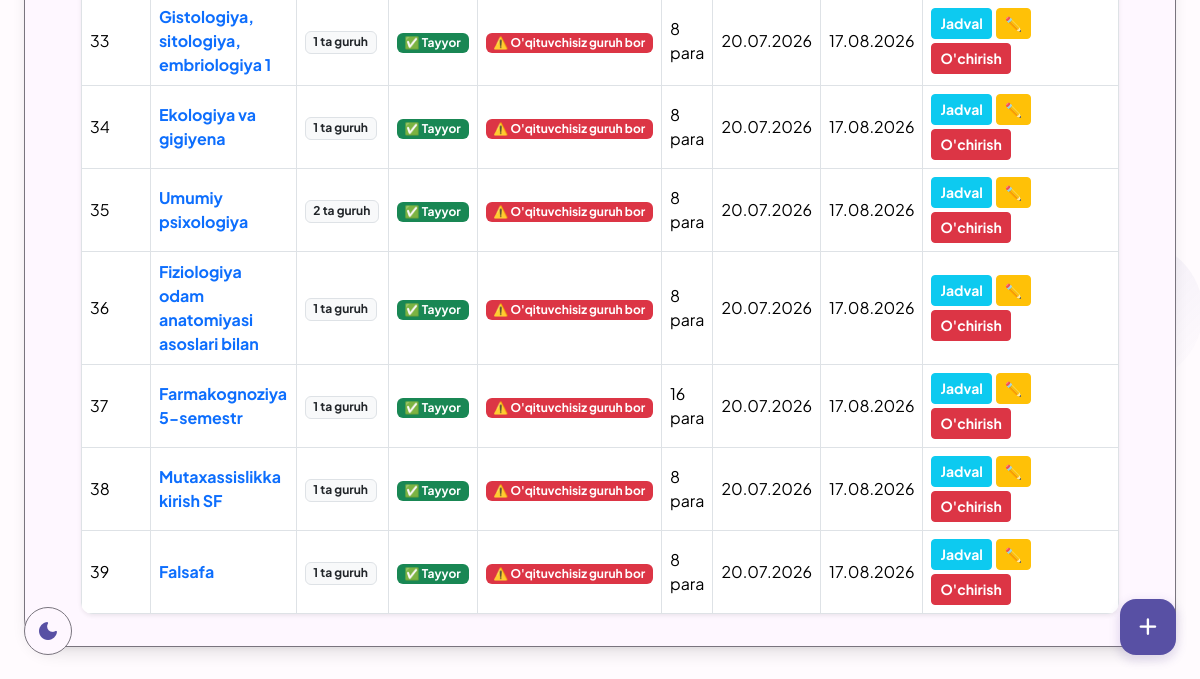
The app's page /raspisaniya/lesson/list/ (signed in, lower part), older data.
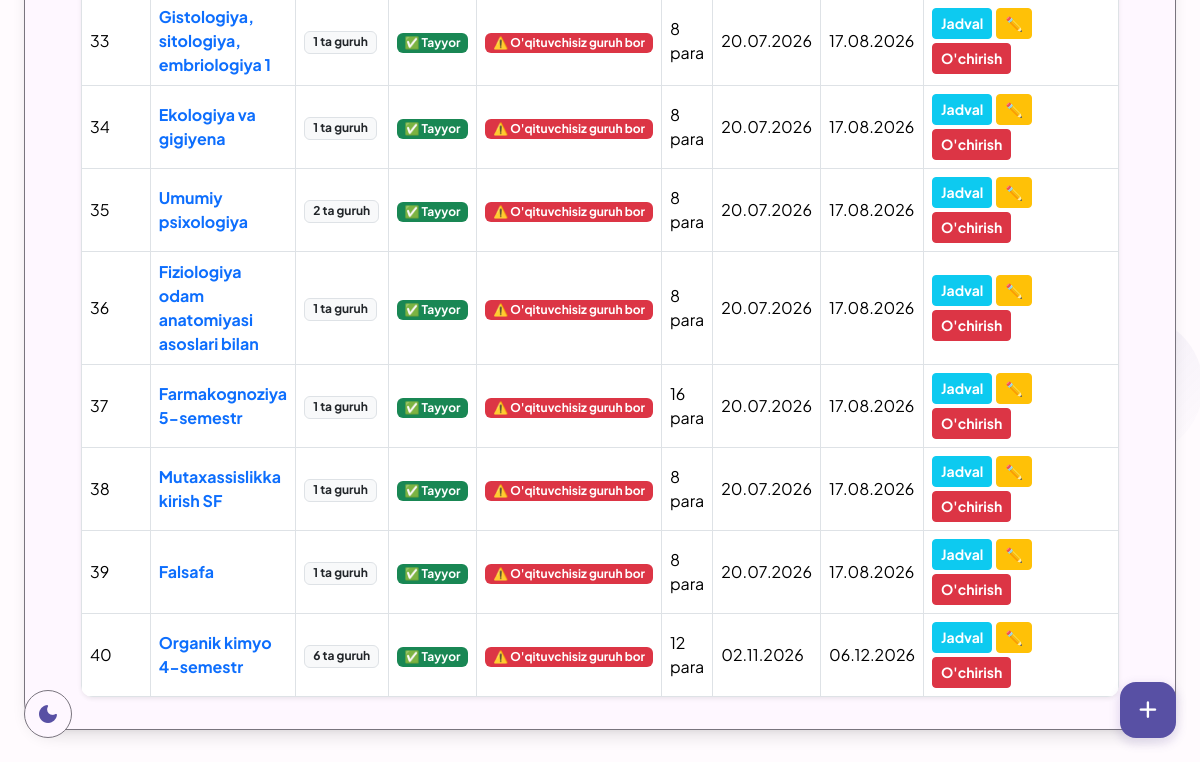
The same page, newer data.
### raspisaniya/models.py (models this page shows, shortened)
class Course(models.Model):
    subject = models.ForeignKey(Subject, on_delete=models.CASCADE)
    start_date = models.DateField()
    end_date = models.DateField()
    total_lessons = models.PositiveIntegerField()
    lessons_per_week = models.PositiveIntegerField()
    lesson_duration = models.PositiveIntegerField(default=80)
    include_saturday = models.BooleanField(default=False)
    preferred_weekdays = models.JSONField(default=list, blank=True)

class Subject(models.Model):
    name = models.CharField(max_length=100, unique=True)

### raspisaniya/views/lessons.py (the view)
# urls.py: path('lesson/list/', views.lesson_list, name='lesson_list'),
@login_required
def lesson_list(request):
    if is_student(request.user):
        return redirect('student_dashboard')
    if is_teacher(request.user) and not is_admin(request.user):
        return redirect('teacher_dashboard')
    q = request.GET.get('q', '').strip()
    courses = Course.objects.select_related('subject').prefetch_related('groups').all()
    if q:
        courses = courses.filter(subject__name__icontains=q)
    courses_data = []
    for course in courses:
        total = course.groups.count()
        scheduled = course.groups.filter(is_scheduled=True).count()
        has_unassigned = course.groups.filter(teacher__isnull=True).exists()
        courses_data.append({
            'course': course,
            'total_groups': total,
            'scheduled_groups': scheduled,
            'has_unassigned_teachers': has_unassigned,  # HTML shablonimiz uchun yangi flag
        })
    return render(request, "raspisaniya/lesson_list.html", {"courses_data": courses_data, "q": q})

### raspisaniya/views/_shared.py (called while the page is built)
def is_teacher(user):
    return hasattr(user, 'teacher')

def is_student(user):
    return hasattr(user, 'student')

### templates/raspisaniya/lesson_list.html (shortened to what this page needs)
{% extends 'raspisaniya/base.html' %}
{% block content %}
<div class="container-fluid px-4 mt-4">
    {% if courses_data %}
    <div class="card border-0 shadow-sm" style="border-radius:12px; overflow:hidden;">
      <div class="table-responsive">
        <table class="table table-bordered table-hover align-middle mb-0">
            <tbody>
                {% for item in courses_data %}
                <tr>
                    <td>{{ forloop.counter }}</td>
                    <td><strong class="text-primary">{{ item.course.subject.name }}</strong></td>
                    <td><span class="badge bg-light text-dark border">{{ item.total_groups }} ta guruh</span></td>
                    <td>
                        {% if item.scheduled_groups == item.total_groups and item.total_groups > 0 %}
                            <span class="badge bg-success">✅ Tayyor</span>
                        {% elif item.scheduled_groups == 0 %}
                            <span class="badge bg-danger">⏳ Jadval tuzilmagan</span>
                        {% else %}
                            <span class="badge bg-warning text-dark">⚠ {{ item.scheduled_groups }}/{{ item.total_groups }} tuzilgan</span>
                        {% endif %}
                    </td>
                    <td>
                        {% if item.has_unassigned_teachers %}
                            <span class="badge bg-danger">⚠️ O'qituvchisiz guruh bor</span>
                        {% else %}
                            <span class="badge bg-success">✅ Hammasi biriktirilgan</span>
                        {% endif %}
                    </td>
                    <td>{{ item.course.total_lessons }} para</td>
                    <td>{{ item.course.start_date|date:"d.m.Y" }}</td>
                    <td>{{ item.course.end_date|date:"d.m.Y" }}</td>
                    <td>
                        <div class="d-flex gap-1 flex-wrap">
                            <a href="{% url 'lesson_schedule' item.course.pk %}" class="btn btn-sm btn-info text-white fw-bold">Jadval</a>
                            <a href="{% url 'course_update' item.course.pk %}" class="btn btn-sm btn-warning fw-bold">✏️</a>
                            <a href="{% url 'lesson_delete' item.course.pk %}" class="btn btn-sm btn-danger fw-bold" onclick="return confirm('O\'chirmoqchimisiz?')">O'chirish</a>
                        </div>
                    </td>
                </tr>
                {% endfor %}
            </tbody>
        </table>
      </div>
    </div>
    {% else %}
        <p class="text-muted mt-3">{% if q %}"{{ q }}" bo'yicha hech narsa topilmadi.{% else %}Hali darslar kiritilmagan.{% endif %}</p>
    {% endif %}
</div>
{% endblock %}

Row changes from the older to the newer data that the page shows:
added Course: course.subject.name "Organik kimyo 4-semestr", total_groups "6", course.total_lessons "12", course.start_date "02.11.2026", course.end_date "06.12.2026"
